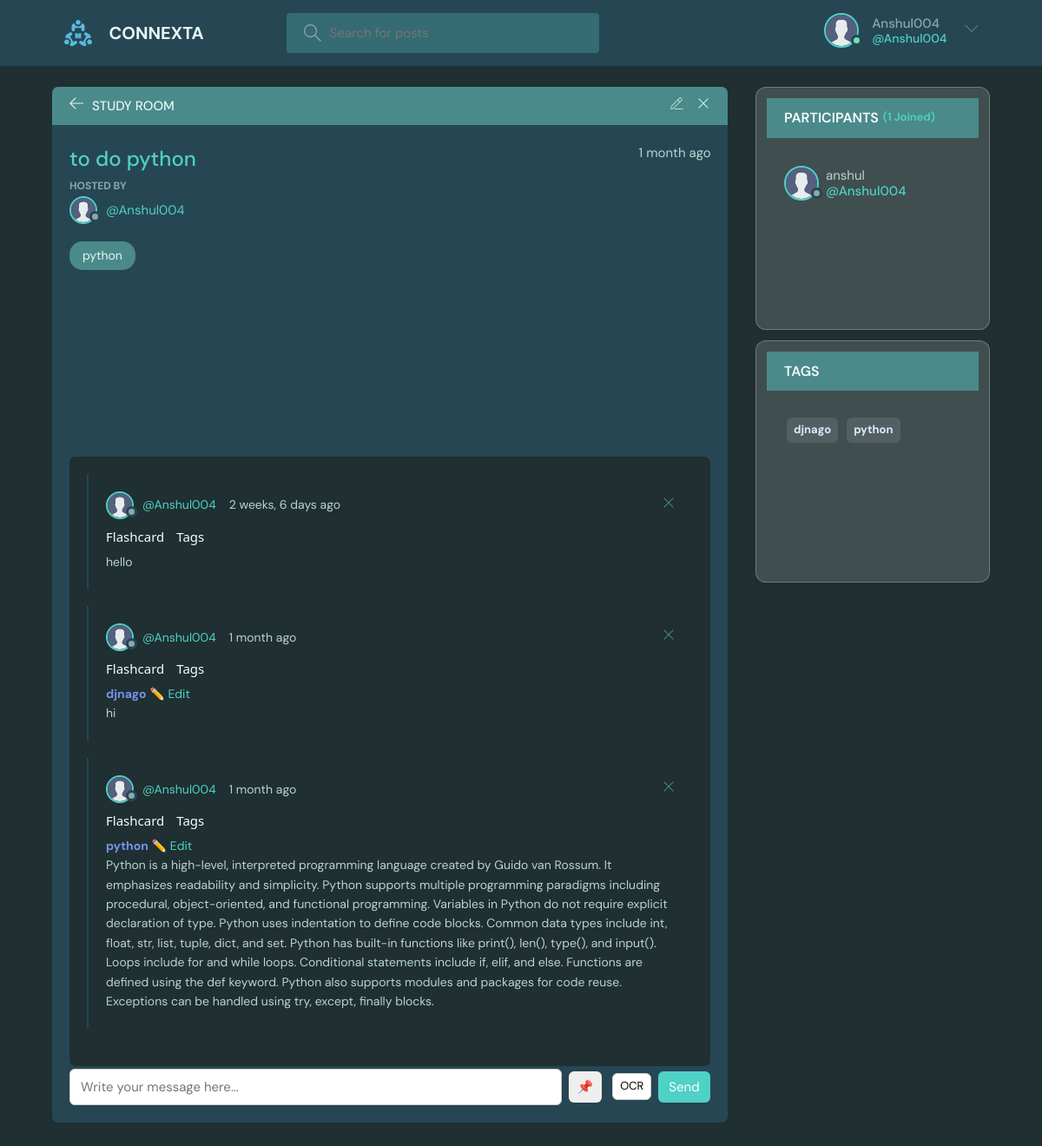
Page /room/4/ (signed in) on the earlier database version.
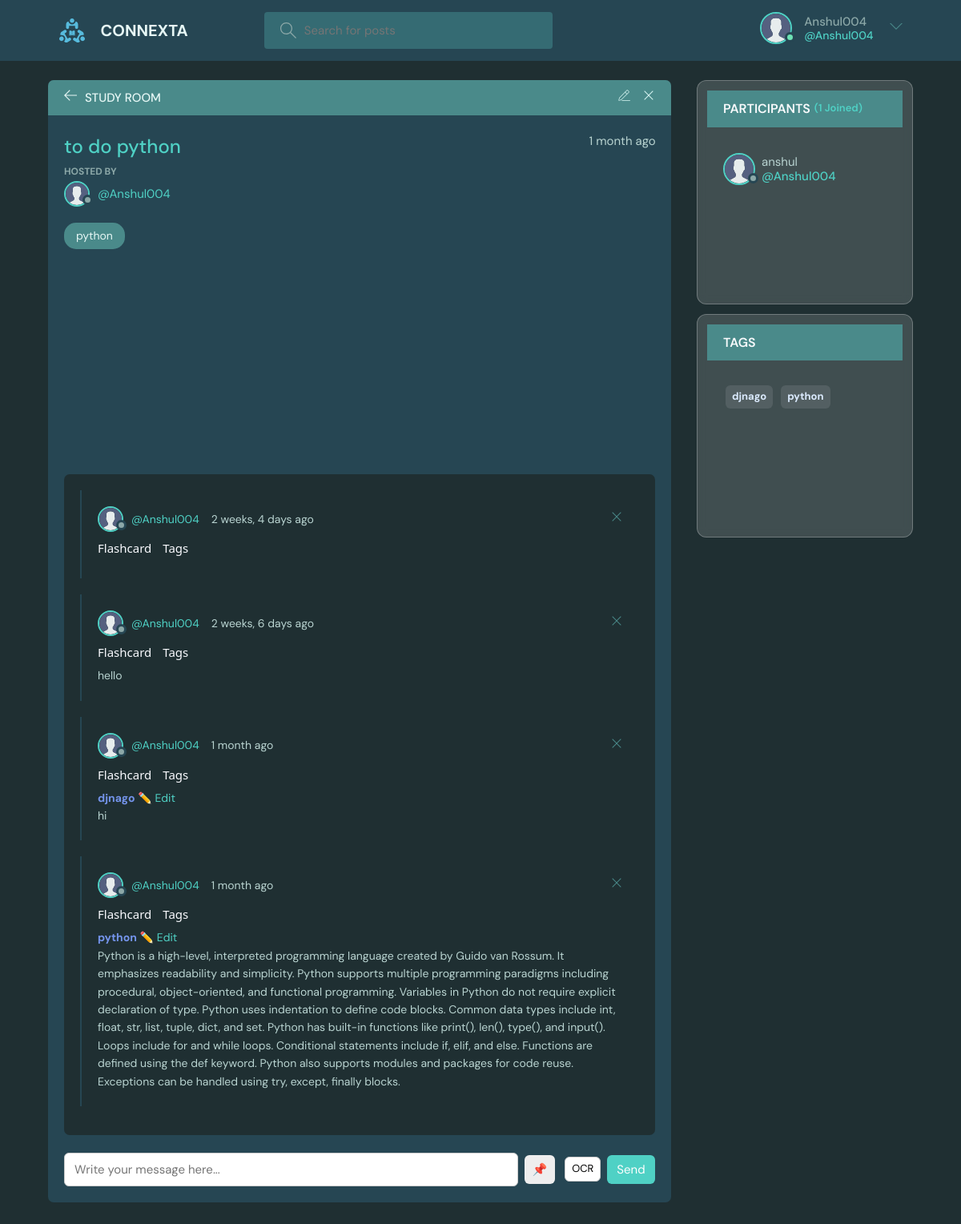
Same page on the later database version.
### base/models.py (models this page shows, shortened)
class Message(models.Model):
    user = models.ForeignKey(User, on_delete=models.CASCADE)
    room = models.ForeignKey('Room', on_delete=models.CASCADE)
    body = models.TextField()
    hashtags = models.CharField(max_length=500, blank=True)
    image = models.ImageField(upload_to='temp/', blank=True, null=True)
    pdf = models.FileField(upload_to='temp/', blank=True, null=True)
    image_url = models.URLField(blank=True, null=True)
    pdf_url = models.URLField(blank=True, null=True)
    updated = models.DateTimeField(auto_now=True)
    created = models.DateTimeField(auto_now_add=True)
    class Meta:
        ordering = ['-updated', '-created']
    def hashtag_list(self):
        return [tag.strip() for tag in self.hashtags.split() if tag.strip()]

class User(AbstractUser):
    name = models.CharField(max_length=200, null=True)
    email = models.EmailField(unique=True, null=True)
    bio = models.TextField(null=True)
    avatar = models.ImageField(null=True, default="avatar.svg")
    USERNAME_FIELD = 'email'
    REQUIRED_FIELDS = []
    objects = CustomUserManager()

### base/views.py (the view, shortened to what this page needs)
# urls.py: path('room/<str:pk>/', views.room, name="room"),
@login_required(login_url='login')
def room(request, pk):
    room = Room.objects.get(id=pk)
    room_messages = room.message_set.all()
    participants = room.participants.all()
    hashtag_filter1 = request.GET.get('hashtag', '').strip()
    hashtag_filter = hashtag_filter1.lstrip('#')
    if hashtag_filter:
        room_messages = room_messages.filter(hashtags__regex=rf'\b{hashtag_filter}\b')
    all_hashtags = []
    for msg in room.message_set.all():
        all_hashtags.extend(msg.hashtags.split())
    distinct_hashtags = sorted(set(all_hashtags))
    context = {
        'room': room,
        'room_messages': room_messages,
        'participants': participants,
        'hashtags': distinct_hashtags,
        'hashtag_filter': hashtag_filter
    }
    return render(request, 'base/room.html', context)

### base/models.py (called while the page is built)
    def __str__(self):
        return self.name

### base/templatetags/hashtags.py (called while the page is built)
@register.filter
def highlight_hashtags(text):
    return re.sub(r"(#\w+)", r'<span class="hashtag">\1</span>', text)

### base/templates/base/room.html (shortened to what the changed rows need)
{% extends 'main.html' %}
{% load hashtags %}
{% block content %}
<main class="profile-page layout layout--2">
  <div class="container">
    <div class="room">
      <div class="room__box scroll">
        <div class="room__conversation">
          <div class="threads scroll">
            {% for message in room_messages %}
            <div class="thread">
              <div class="thread__top">
                <div class="thread__author">
                  <a href="{% url 'user-profile' message.user.id %}" class="thread__authorInfo">
                    <div class="avatar avatar--small">
                      <img src="{{message.user.avatar.url}}" />
                    </div>
                    <span>@{{message.user.username}}</span>
                  </a>
                  <span class="thread__date">{{message.created|timesince}} ago</span>
                </div>
                {% if request.user == message.user %}
                <a href="{% url 'delete-message' message.id %}">
                  <div class="thread__delete">
                    <svg version="1.1" xmlns="http://www.w3.org/2000/svg" width="32" height="32" viewBox="0 0 32 32">
                      <title>remove</title>
                      <path
                        d="M27.314 6.019l-1.333-1.333-9.98 9.981-9.981-9.981-1.333 1.333 9.981 9.981-9.981 9.98 1.333 1.333 9.981-9.98 9.98 9.98 1.333-1.333-9.98-9.98 9.98-9.981z">
                      </path>
                    </svg>
                  </div>
                </a>
                {% endif %}
              </div>
               <a href="{% url 'generate-flashcard' message.id %}"
                class="thread__flashcard"
                title="Generate Flashcards"
                onclick="showFlashcardLoading(event)">
                Flashcard
              </a>
               <div class="thread__hashtagWrapper">
                <a href="javascript:void(0)" class="thread__hashtagBtn" onclick="openHashtagForm('{{ message.id }}')">Tags</a>
              </div>
              <div class="thread__details">
                {% for tag in message.hashtag_list %}
                  <a href="?hashtag={{ tag }}" class="hashtag">{{ tag }}</a>
                  <a href="{% url 'edit_message_hashtags' message.id %}">✏️ Edit</a>
                {% endfor %}
                <p>{{ message.body|safe }}</p>
              </div>
            </div>
            {% endfor %}
          </div>
        </div>
      </div>
    </div>
    <div class="room__sidebar">
      <div class="participants">
      <div class="participants__list scroll">
        {% for user in participants %}
        <a href="{%  url 'user-profile' user.id %}" class="participant">
          <div class="avatar avatar--medium">
            <img src="{{user.avatar.url}}" />
          </div>
          <p>
            {{user.name}}
            <span>@{{user.username}}</span>
          </p>
        </a>
        {% endfor %}
      </div>
    </div>
    <div class="hashtags">
  <div class="participants__list scroll">
    {% for tag in hashtags %}
      <a href="?hashtag={{ tag }}" class="participant hashtag
         {% if tag == hashtag_filter %}selected{% endif %}">
        {{ tag }}
      </a>
    {% empty %}
      <p>No hashtags yet</p>
    {% endfor %}
  </div>
</div>
    </div>
  </div>
</main>
{% endblock content %}

### templates/navbar.html (shortened to what this page needs)
{% load static %}
<header class="header header--loggedIn">
    <div class="container">
        <a href="{% url 'dashboard' %}" class="header__logo">
            <img src="{% static 'images/logo.svg' %}" />
            <h1>CONNEXTA</h1>
        </a>
        <form class="header__search" method="GET" action="{% url 'home' %}">
            <label>
                <input name="q" placeholder="Search for posts" />
            </label>
        </form>
        <nav class="header__menu">
            {% if request.user.is_authenticated %}
            <div class="header__user">
                <a href="{% url 'update-user' %}">
                    <div class="avatar avatar--medium active">
                        <img src="{{request.user.avatar.url}}" />
                    </div>
                    <p>{{request.user.username}} <span>@{{request.user.username}}</span></p>
                </a>
                <button class="dropdown-button">
                    <svg version="1.1" xmlns="http://www.w3.org/2000/svg" width="32" height="32" viewBox="0 0 32 32">
                        <title>chevron-down</title>
                        <path d="M16 21l-13-13h-3l16 16 16-16h-3l-13 13z"></path>
                    </svg>
                </button>
            </div>
            {% else %}
            <a href="{% url 'login' %}">
                <img src="{% static 'images/avatar.svg' %}" />
                <p>Login</p>
            </a>
            {% endif %}
        </nav>
    </div>
</header>

Differences in the rows shown:
added Message: user.avatar (placeholder picture), user.username "Anshul004", created "2 weeks, 4 days"
